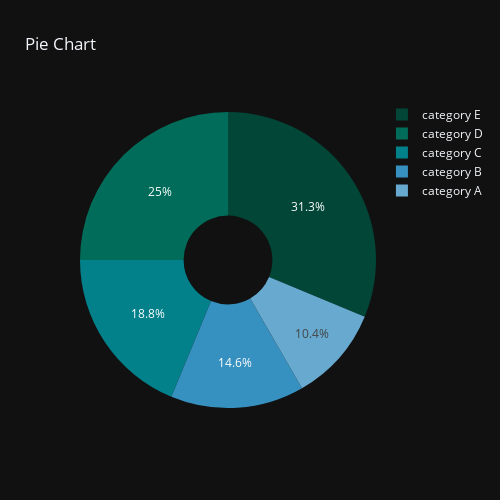

The cell this chart's notebook holds for it:
### Code cell
#Pie chart
labels = ['category A','category B','category C','category D','category E']
values = [10,14,18,24,30]
fig = px.pie(names=labels, values=values, title = 'Pie Chart', labels={'names':'Category', 'values':'Count'},
             color_discrete_sequence=px.colors.sequential.PuBuGn_r,
               hole=0.3, height=500, width=500, template='plotly_dark')
fig.show()

### Figure 1 — Plotly figure (JSON) as saved in the notebook; plotly's stock layout.template omitted (floating-point values rounded to 4 significant figures)
{"data": [{"domain": {"x": [0, 1], "y": [0, 1]}, "hole": 0.3, "hovertemplate": "Category=%{label}<br>Count=%{value}<extra></extra>", "labels": ["category A", "category B", "category C", "category D", "category E"], "legendgroup": "", "name": "", "showlegend": true, "type": "pie", "values": [10, 14, 18, 24, 30]}], "layout": {"height": 500, "legend": {"tracegroupgap": 0}, "piecolorway": ["rgb(1,70,54)", "rgb(1,108,89)", "rgb(2,129,138)", "rgb(54,144,192)", "rgb(103,169,207)", "rgb(166,189,219)", "rgb(208,209,230)", "rgb(236,226,240)", "rgb(255,247,251)"], "title": {"text": "Pie Chart"}, "width": 500}}
